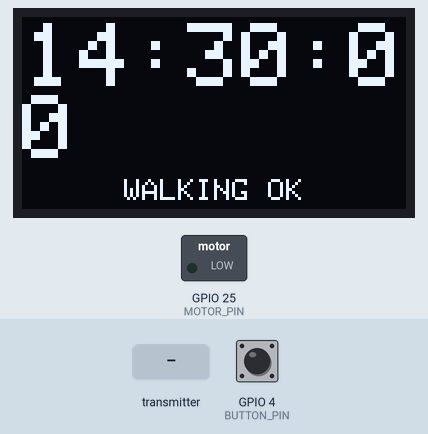
A sketch run on a simulated ESP32. Shown: 128×64 one-colour display, switched loads named in the sketch (green lamp = pin HIGH). Inputs (shaded band) come from the test bench; at power-on: GPIO 4 (BUTTON_PIN) HIGH.

Above: at 0.1 s.
At 1.2 s:
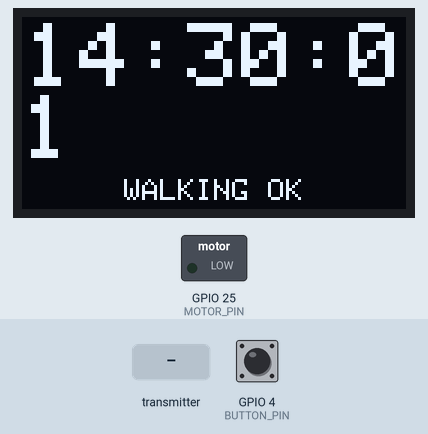
1.3 s: the transmitter starts sending yawDeg = 0
At 5.9 s:
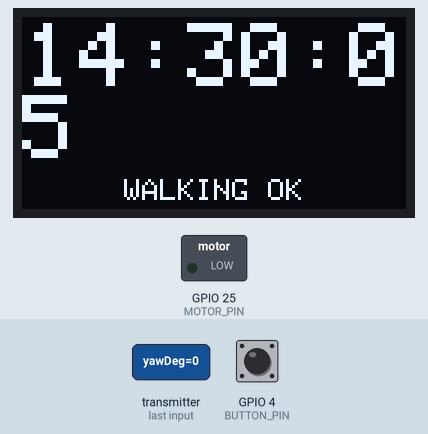
Timing chart, 0 to 7.4 s (numbered marks = the images above; inputs shaded):
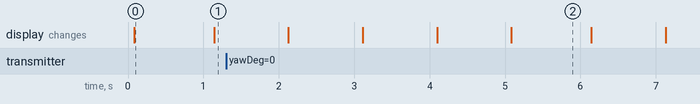

The sketch:

receiver_watch.ino
```cpp
/*
  Wrist receiver ("ESP-OLED-Motor")
  ESP32 + small I2C OLED (SSD1306 128x64) + offset-weight vibration motor + recalibrate button

  Wiring:
    GND    -> GND
    3.3V   -> Vin
    GPIO21 -> SDA
    GPIO22 -> SCL
    GPIO25 -> Motor+ (driven full power, not PWM -- offset weight motor)
    GPIO4  -> Recalibrate button (other side of button to GND, uses internal pull-up)

  NOTE: time shown is a placeholder clock (no RTC/NTP wired up yet) --
  starts at 14:30:00 and just counts up. Swap in an RTC or NTP sync later.

  Requires: Adafruit_GFX and Adafruit_SSD1306 libraries (Library Manager).
*/

#include <WiFi.h>
#include <esp_now.h>
#include <Wire.h>
#include <Adafruit_GFX.h>
#include <Adafruit_SSD1306.h>

// ---------------- Pins ----------------
#define SDA_PIN 21
#define SCL_PIN 22
#define MOTOR_PIN 25
#define BUTTON_PIN 4

// ---------------- OLED ----------------
#define SCREEN_WIDTH 128
#define SCREEN_HEIGHT 64
#define OLED_ADDR 0x3C
Adafruit_SSD1306 display(SCREEN_WIDTH, SCREEN_HEIGHT, &Wire, -1);

// ---------------- ESP-NOW ----------------
// Foot transmitter MAC
uint8_t transmitterMac[] = {0x14, 0x08, 0x08, 0xA4, 0xEC, 0x24};

// Packet definitions -- MUST match the transmitter sketch exactly
typedef struct {
  float yawDeg;
  uint8_t status;   // 0 = walking correct, 1 = walking wrong
  uint32_t seq;
} FootPacket;

typedef struct {
  uint8_t cmd;      // 1 = recalibrate
} CalibCommand;

volatile FootPacket lastPacket = {0, 0, 0};
volatile unsigned long lastPacketMs = 0;

const unsigned long SIGNAL_TIMEOUT_MS = 2000;   // no packet in this long -> "NO SIGNAL"
const unsigned long MOTOR_MIN_STATE_MS = 3000;  // minimum hold time before flipping motor state

bool motorOn = false;
unsigned long lastMotorChangeMs = 0;

// ---------------- Placeholder clock ----------------
int clockH = 14, clockM = 30, clockS = 0;
unsigned long lastClockTickMs = 0;

// ---------------- Button debounce ----------------
bool lastButtonState = HIGH;
unsigned long lastButtonChangeMs = 0;
const unsigned long DEBOUNCE_MS = 50;

// ---------------- ESP-NOW receive ----------------
void onDataRecv(const uint8_t *mac, const uint8_t *data, int len) {
  if (len == sizeof(FootPacket)) {
    memcpy((void*)&lastPacket, data, sizeof(FootPacket));
    lastPacketMs = millis();
  }
}

void sendCalibrate() {
  CalibCommand cc;
  cc.cmd = 1;
  esp_now_send(transmitterMac, (uint8_t*)&cc, sizeof(cc));
}

// ---------------- Clock ----------------
void updateClock() {
  if (millis() - lastClockTickMs >= 1000) {
    lastClockTickMs += 1000;
    clockS++;
    if (clockS >= 60) { clockS = 0; clockM++; }
    if (clockM >= 60) { clockM = 0; clockH++; }
    if (clockH >= 24) clockH = 0;
  }
}

// ---------------- Motor (with hysteresis) ----------------
void updateMotor(bool signalOk) {
  bool wantOn = signalOk && (lastPacket.status == 1);
  unsigned long sinceChange = millis() - lastMotorChangeMs;
  if (wantOn != motorOn && sinceChange >= MOTOR_MIN_STATE_MS) {
    motorOn = wantOn;
    lastMotorChangeMs = millis();
    digitalWrite(MOTOR_PIN, motorOn ? HIGH : LOW);
  }
}

// ---------------- Button ----------------
void checkButton() {
  bool reading = digitalRead(BUTTON_PIN);
  if (reading != lastButtonState) {
    lastButtonChangeMs = millis();
  }
  if (millis() - lastButtonChangeMs > DEBOUNCE_MS) {
    if (reading == LOW && lastButtonState == HIGH) {
      Serial.println("Recalibrate button pressed -> sending command");
      sendCalibrate();
    }
  }
  lastButtonState = reading;
}

// ---------------- Display ----------------
void drawScreen(bool signalOk) {
  display.clearDisplay();

  // Big time, centered
  display.setTextSize(3);
  display.setTextColor(SSD1306_WHITE);
  char buf[9];
  snprintf(buf, sizeof(buf), "%02d:%02d:%02d", clockH, clockM, clockS);
  int16_t x1, y1; uint16_t w, h;
  display.getTextBounds(buf, 0, 0, &x1, &y1, &w, &h);
  display.setCursor((SCREEN_WIDTH - w) / 2, (SCREEN_HEIGHT - h) / 2 - 6);
  display.print(buf);

  // Small status line at the bottom
  display.setTextSize(1);
  const char* statusText;
  if (!signalOk) statusText = "NO SIGNAL";
  else statusText = (lastPacket.status == 1) ? "FIX FOOT ANGLE" : "WALKING OK";
  display.getTextBounds(statusText, 0, 0, &x1, &y1, &w, &h);
  display.setCursor((SCREEN_WIDTH - w) / 2, SCREEN_HEIGHT - 10);
  display.print(statusText);

  display.display();
}

void setup() {
  Serial.begin(115200);

  pinMode(MOTOR_PIN, OUTPUT);
  digitalWrite(MOTOR_PIN, LOW);
  pinMode(BUTTON_PIN, INPUT_PULLUP);

  Wire.begin(SDA_PIN, SCL_PIN);
  if (!display.begin(SSD1306_SWITCHCAPVCC, OLED_ADDR)) {
    Serial.println("OLED init failed -- check wiring/address");
  }
  display.clearDisplay();
  display.display();

  WiFi.mode(WIFI_STA);
  if (esp_now_init() != ESP_OK) {
    Serial.println("ESP-NOW init failed");
    return;
  }
  esp_now_register_recv_cb(onDataRecv);

  esp_now_peer_info_t peerInfo = {};
  memcpy(peerInfo.peer_addr, transmitterMac, 6);
  peerInfo.channel = 0;
  peerInfo.encrypt = false;
  esp_now_add_peer(&peerInfo);

  lastClockTickMs = millis();
}

void loop() {
  updateClock();
  checkButton();

  bool signalOk = (millis() - lastPacketMs) < SIGNAL_TIMEOUT_MS;
  updateMotor(signalOk);
  drawScreen(signalOk);

  delay(50);
}
```

Measured:
- what the display in image 0 shows lasts 1.0 s, from 0.1 s to 1.1 s
